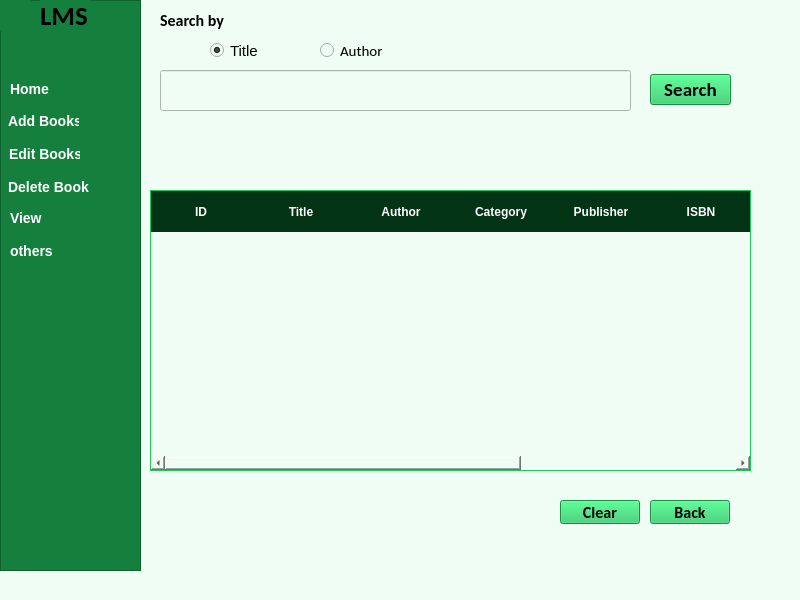
<?xml version="1.0" encoding="UTF-8"?>
<ui version="4.0">
 <class>MainWindow</class>
 <widget class="QMainWindow" name="MainWindow">
  <property name="geometry">
   <rect>
    <x>0</x>
    <y>0</y>
    <width>800</width>
    <height>600</height>
   </rect>
  </property>
  <property name="windowTitle">
   <string>MainWindow</string>
  </property>
  <property name="styleSheet">
   <string notr="true">background-color: #F0FDF4;</string>
  </property>
  <widget class="QWidget" name="centralwidget">
   <widget class="QLineEdit" name="txtsearch">
    <property name="geometry">
     <rect>
      <x>160</x>
      <y>70</y>
      <width>471</width>
      <height>41</height>
     </rect>
    </property>
    <property name="font">
     <font>
      <family>Calibri</family>
      <pointsize>14</pointsize>
     </font>
    </property>
   </widget>
   <widget class="QPushButton" name="btnsearch">
    <property name="geometry">
     <rect>
      <x>650</x>
      <y>74</y>
      <width>81</width>
      <height>31</height>
     </rect>
    </property>
    <property name="font">
     <font>
      <family>Calibri</family>
      <pointsize>14</pointsize>
      <bold>true</bold>
     </font>
    </property>
    <property name="styleSheet">
     <string notr="true">color: rgb(0, 0, 0);
background-color: #22C55E;</string>
    </property>
    <property name="text">
     <string>Search</string>
    </property>
   </widget>
   <widget class="QTableWidget" name="tablebooks">
    <property name="geometry">
     <rect>
      <x>150</x>
      <y>190</y>
      <width>601</width>
      <height>281</height>
     </rect>
    </property>
    <property name="font">
     <font>
      <family>Calibri</family>
      <pointsize>12</pointsize>
     </font>
    </property>
    <property name="styleSheet">
     <string notr="true">QTableWidget {
    background-color: #F0FDF4;
    alternate-background-color: #DCFCE7;
    color: #14532D;
    gridline-color: #86EFAC;
    border: 1px solid #22C55E;
    selection-background-color: #16A34A;
    selection-color: white;
}

QHeaderView::section {
    background-color: #033315;
    color: white;
    font-weight: bold;
    padding: 6px;
    border: none;
}</string>
    </property>
    <property name="frameShape">
     <enum>QFrame::Shape::StyledPanel</enum>
    </property>
    <property name="frameShadow">
     <enum>QFrame::Shadow::Sunken</enum>
    </property>
    <property name="horizontalScrollBarPolicy">
     <enum>Qt::ScrollBarPolicy::ScrollBarAsNeeded</enum>
    </property>
    <property name="autoScroll">
     <bool>true</bool>
    </property>
    <property name="horizontalScrollMode">
     <enum>QAbstractItemView::ScrollMode::ScrollPerItem</enum>
    </property>
    <column>
     <property name="text">
      <string>ID</string>
     </property>
     <property name="font">
      <font>
       <family>Calibri</family>
       <pointsize>14</pointsize>
       <bold>true</bold>
      </font>
     </property>
    </column>
    <column>
     <property name="text">
      <string>Title</string>
     </property>
     <property name="font">
      <font>
       <family>Calibri</family>
       <pointsize>14</pointsize>
       <bold>true</bold>
      </font>
     </property>
    </column>
    <column>
     <property name="text">
      <string>Author</string>
     </property>
     <property name="font">
      <font>
       <family>Calibri</family>
       <pointsize>14</pointsize>
       <bold>true</bold>
      </font>
     </property>
    </column>
    <column>
     <property name="text">
      <string>Category</string>
     </property>
     <property name="font">
      <font>
       <family>Calibri</family>
       <pointsize>14</pointsize>
       <bold>true</bold>
      </font>
     </property>
    </column>
    <column>
     <property name="text">
      <string>Publisher</string>
     </property>
     <property name="font">
      <font>
       <family>Calibri</family>
       <pointsize>14</pointsize>
       <bold>true</bold>
      </font>
     </property>
    </column>
    <column>
     <property name="text">
      <string>ISBN</string>
     </property>
     <property name="font">
      <font>
       <family>Calibri</family>
       <pointsize>14</pointsize>
       <bold>true</bold>
      </font>
     </property>
    </column>
    <column>
     <property name="text">
      <string>Quantity</string>
     </property>
     <property name="font">
      <font>
       <family>Calibri</family>
       <pointsize>14</pointsize>
       <bold>true</bold>
      </font>
     </property>
    </column>
    <column>
     <property name="text">
      <string>Price</string>
     </property>
     <property name="font">
      <font>
       <family>Calibri</family>
       <pointsize>14</pointsize>
       <bold>true</bold>
      </font>
     </property>
    </column>
   </widget>
   <widget class="QPushButton" name="btnclear">
    <property name="geometry">
     <rect>
      <x>560</x>
      <y>500</y>
      <width>80</width>
      <height>24</height>
     </rect>
    </property>
    <property name="font">
     <font>
      <family>Calibri</family>
      <pointsize>12</pointsize>
      <bold>true</bold>
     </font>
    </property>
    <property name="styleSheet">
     <string notr="true">color: rgb(0, 0, 0);
background-color: #22C55E;</string>
    </property>
    <property name="text">
     <string>Clear</string>
    </property>
   </widget>
   <widget class="QPushButton" name="btnback">
    <property name="geometry">
     <rect>
      <x>650</x>
      <y>500</y>
      <width>80</width>
      <height>24</height>
     </rect>
    </property>
    <property name="font">
     <font>
      <family>Calibri</family>
      <pointsize>12</pointsize>
      <bold>true</bold>
     </font>
    </property>
    <property name="styleSheet">
     <string notr="true">color: rgb(0, 0, 0);
background-color: #22C55E;</string>
    </property>
    <property name="text">
     <string>Back</string>
    </property>
   </widget>
   <widget class="QLabel" name="label_2">
    <property name="geometry">
     <rect>
      <x>160</x>
      <y>10</y>
      <width>71</width>
      <height>21</height>
     </rect>
    </property>
    <property name="font">
     <font>
      <family>Calibri</family>
      <pointsize>12</pointsize>
      <bold>true</bold>
     </font>
    </property>
    <property name="styleSheet">
     <string notr="true">color: rgb(0, 0, 0);</string>
    </property>
    <property name="text">
     <string>Search by</string>
    </property>
   </widget>
   <widget class="QRadioButton" name="radioTitle">
    <property name="geometry">
     <rect>
      <x>210</x>
      <y>40</y>
      <width>90</width>
      <height>21</height>
     </rect>
    </property>
    <property name="font">
     <font>
      <pointsize>11</pointsize>
      <bold>false</bold>
     </font>
    </property>
    <property name="styleSheet">
     <string notr="true">color: rgb(0, 0, 0);</string>
    </property>
    <property name="text">
     <string>Title</string>
    </property>
    <property name="checked">
     <bool>true</bool>
    </property>
   </widget>
   <widget class="QRadioButton" name="radioAuthor">
    <property name="geometry">
     <rect>
      <x>320</x>
      <y>40</y>
      <width>90</width>
      <height>21</height>
     </rect>
    </property>
    <property name="font">
     <font>
      <family>Calibri</family>
      <pointsize>11</pointsize>
     </font>
    </property>
    <property name="styleSheet">
     <string notr="true">color: rgb(0, 0, 0);</string>
    </property>
    <property name="text">
     <string>Author</string>
    </property>
   </widget>
   <widget class="QFrame" name="frame">
    <property name="geometry">
     <rect>
      <x>0</x>
      <y>0</y>
      <width>141</width>
      <height>571</height>
     </rect>
    </property>
    <property name="minimumSize">
     <size>
      <width>0</width>
      <height>0</height>
     </size>
    </property>
    <property name="styleSheet">
     <string notr="true">background-color: #15803D</string>
    </property>
    <property name="frameShape">
     <enum>QFrame::Shape::StyledPanel</enum>
    </property>
    <property name="frameShadow">
     <enum>QFrame::Shadow::Raised</enum>
    </property>
    <widget class="QWidget" name="widget_2" native="true">
     <property name="geometry">
      <rect>
       <x>0</x>
       <y>0</y>
       <width>31</width>
       <height>31</height>
      </rect>
     </property>
     <property name="styleSheet">
      <string notr="true">QWidget{
    border-image: url(D:/first/LibManage/img/bookIcon.jpg);
}
</string>
     </property>
    </widget>
    <widget class="QLabel" name="label">
     <property name="geometry">
      <rect>
       <x>40</x>
       <y>0</y>
       <width>51</width>
       <height>31</height>
      </rect>
     </property>
     <property name="font">
      <font>
       <family>Calibri</family>
       <pointsize>20</pointsize>
       <bold>true</bold>
      </font>
     </property>
     <property name="text">
      <string>LMS</string>
     </property>
    </widget>
    <widget class="QPushButton" name="btnadd">
     <property name="geometry">
      <rect>
       <x>-2</x>
       <y>100</y>
       <width>91</width>
       <height>41</height>
      </rect>
     </property>
     <property name="font">
      <font>
       <pointsize>-1</pointsize>
       <bold>true</bold>
      </font>
     </property>
     <property name="styleSheet">
      <string notr="true">QPushButton {
    background-color: transparent;
    color: white;
    border: none;
    text-align: left;
    padding: 10px;
    font-size: 14px;
}

QPushButton:hover {
    background-color: #166534;
}</string>
     </property>
     <property name="text">
      <string>Add Books</string>
     </property>
    </widget>
    <widget class="QPushButton" name="btnedit">
     <property name="geometry">
      <rect>
       <x>-1</x>
       <y>138</y>
       <width>91</width>
       <height>31</height>
      </rect>
     </property>
     <property name="font">
      <font>
       <pointsize>-1</pointsize>
       <bold>true</bold>
      </font>
     </property>
     <property name="styleSheet">
      <string notr="true">QPushButton {
    background-color: transparent;
    color: white;
    border: none;
    text-align: left;
    padding: 10px;
    font-size: 14px;
}

QPushButton:hover {
    background-color: #166534;
}</string>
     </property>
     <property name="text">
      <string>Edit Books</string>
     </property>
    </widget>
    <widget class="QPushButton" name="btndelete">
     <property name="geometry">
      <rect>
       <x>-2</x>
       <y>166</y>
       <width>101</width>
       <height>41</height>
      </rect>
     </property>
     <property name="font">
      <font>
       <pointsize>-1</pointsize>
       <bold>true</bold>
      </font>
     </property>
     <property name="styleSheet">
      <string notr="true">QPushButton {
    background-color: transparent;
    color: white;
    border: none;
    text-align: left;
    padding: 10px;
    font-size: 14px;
}

QPushButton:hover {
    background-color: #166534;
}</string>
     </property>
     <property name="text">
      <string>Delete Books</string>
     </property>
    </widget>
    <widget class="QPushButton" name="btnview">
     <property name="geometry">
      <rect>
       <x>0</x>
       <y>197</y>
       <width>91</width>
       <height>41</height>
      </rect>
     </property>
     <property name="font">
      <font>
       <pointsize>-1</pointsize>
       <bold>true</bold>
      </font>
     </property>
     <property name="styleSheet">
      <string notr="true">QPushButton {
    background-color: transparent;
    color: white;
    border: none;
    text-align: left;
    padding: 10px;
    font-size: 14px;
}

QPushButton:hover {
    background-color: #166534;
}</string>
     </property>
     <property name="text">
      <string>View</string>
     </property>
    </widget>
    <widget class="QPushButton" name="btnothers">
     <property name="geometry">
      <rect>
       <x>0</x>
       <y>230</y>
       <width>101</width>
       <height>41</height>
      </rect>
     </property>
     <property name="font">
      <font>
       <pointsize>-1</pointsize>
       <bold>true</bold>
      </font>
     </property>
     <property name="styleSheet">
      <string notr="true">QPushButton {
    background-color: transparent;
    color: white;
    border: none;
    text-align: left;
    padding: 10px;
    font-size: 14px;
}

QPushButton:hover {
    background-color: #166534;
}</string>
     </property>
     <property name="text">
      <string>others</string>
     </property>
    </widget>
    <widget class="QPushButton" name="pushButton">
     <property name="geometry">
      <rect>
       <x>0</x>
       <y>73</y>
       <width>91</width>
       <height>31</height>
      </rect>
     </property>
     <property name="font">
      <font>
       <pointsize>-1</pointsize>
       <bold>true</bold>
      </font>
     </property>
     <property name="styleSheet">
      <string notr="true">QPushButton {
    background-color: transparent;
    color: white;
    border: none;
    text-align: left;
    padding: 10px;
    font-size: 14px;
}

QPushButton:hover {
    background-color: #166534;
}</string>
     </property>
     <property name="text">
      <string>Home</string>
     </property>
    </widget>
   </widget>
  </widget>
  <widget class="QMenuBar" name="menubar">
   <property name="geometry">
    <rect>
     <x>0</x>
     <y>0</y>
     <width>800</width>
     <height>21</height>
    </rect>
   </property>
  </widget>
  <widget class="QStatusBar" name="statusbar"/>
 </widget>
 <resources/>
 <connections/>
</ui>
